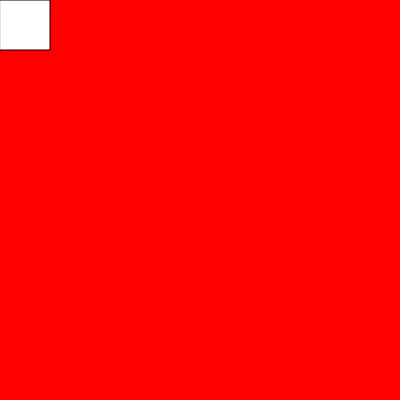
Frame 1 (no input)
Frame 60 (no input): identical to frame 1, image omitted
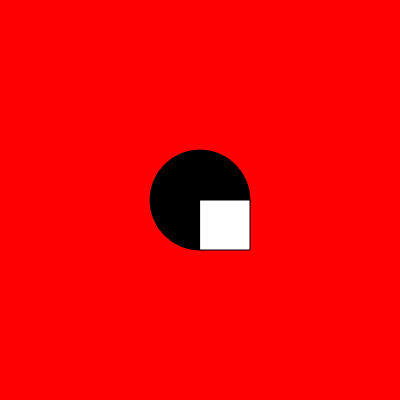
Frame 120 (the mouse pressed at the canvas centre since frame 60)

The p5.js sketch that drew these frames (run headless with seeded random() and noise() and a simulated clock; from frame 60 on, the mouse is pressed at the canvas centre):

// p5.js sketch
// ── sketch.js
function setup() {
  createCanvas(400,400);
  
}

function draw() {
  background(255,0,0);
  fill(0);
  ellipse(mouseX, mouseY, 100, 100);
  fill(255);
  rect(mouseX, mouseY,50, 50);
}
